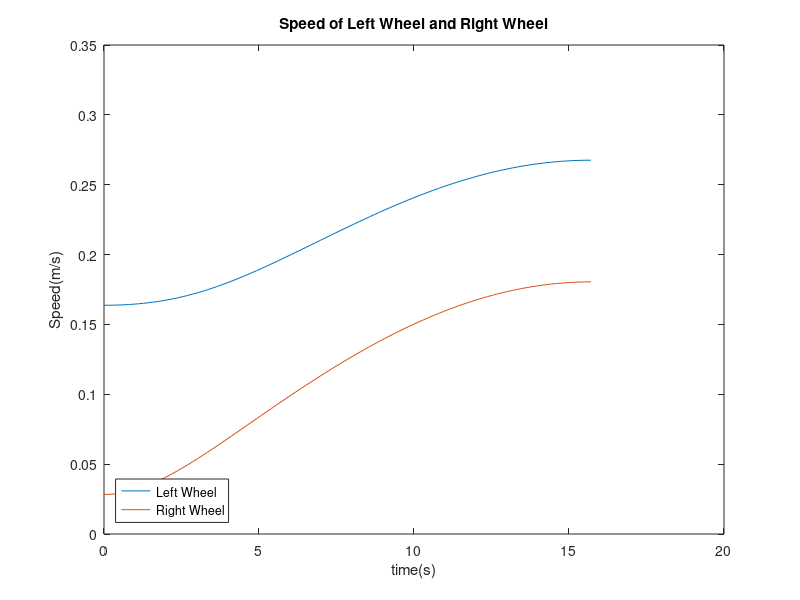

Reproduce this figure in MATLAB.
u = linspace(0,5*pi,100); % define a set of evenly spaced points between 0 and 2*pi
VL1 = 0.2E0.*((0.7424E0+(-0.512E0).*cos(u.*0.2)).^(1/2)+(-0.127E0).*((-0.145E1)+0.1E1.*cos(u.*0.2)).^(-3).*(0.920175E1+0.3525E1.*cos(u.*0.2).^2+0.222045E-15.*cos(u.*0.2).^4+(-0.333067E-15).*cos(u.*0.2).^5+(-0.3525E1).*sin(u.*0.2).^2+0.222045E-15.*sin(u.*0.2).^4+cos(u.*0.2).^3.*((-0.375E0)+0.333067E-14.*sin(u.*0.2).^2)+cos(u.*0.2).*((-0.121088E2)+0.1125E1.*sin(u.*0.2).^2+(-0.166533E-14).*sin(u.*0.2).^4)+(-0.333067E-15).*sin(2.*u).^2));
VR1 = 0.2E0.*((0.7424E0+(-0.512E0).*cos(u.*0.2)).^(1/2)+0.127E0.*((-0.145E1)+0.1E1.*cos(u.*0.2)).^(-3).*(0.920175E1+0.3525E1.*cos(u.*0.2).^2+ 0.222045E-15.*cos(u.*0.2).^4+(-0.333067E-15).*cos(u.*0.2).^5+(-0.3525E1).* sin(u.*0.2).^2+0.222045E-15.*sin(u.*0.2).^4+cos(u.*0.2).^3.*((-0.375E0)+0.333067E-14.*sin(u.*0.2).^2)+cos(u.*0.2).*((-0.121088E2)+0.1125E1.*sin(u.*0.2).^2+(-0.166533E-14).*sin(u.*0.2).^4)+(-0.333067E-15).*sin(2.*u).^2));
figure()
plot(u,VL1,u,VR1)
title('Speed of Left Wheel and Right Wheel')
xlabel('time(s)')
ylabel('Speed(m/s)')


legend({'Left Wheel','Right Wheel'},'Location','southwest')